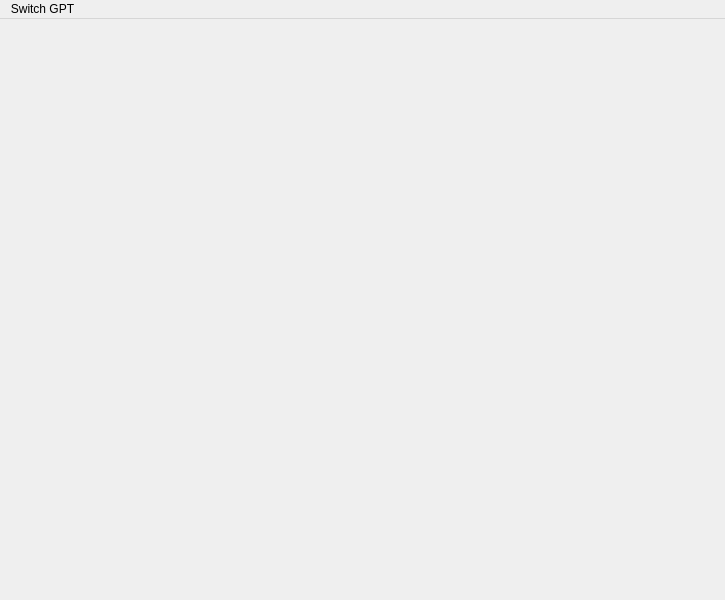
<?xml version="1.0" encoding="UTF-8"?>
<ui version="4.0">
 <class>MainWindow</class>
 <widget class="QMainWindow" name="MainWindow">
  <property name="geometry">
   <rect>
    <x>0</x>
    <y>0</y>
    <width>725</width>
    <height>600</height>
   </rect>
  </property>
  <property name="windowTitle">
   <string>ChatGPTs</string>
  </property>
  <widget class="QWidget" name="centralwidget"/>
  <widget class="QMenuBar" name="menubar">
   <property name="geometry">
    <rect>
     <x>0</x>
     <y>0</y>
     <width>725</width>
     <height>24</height>
    </rect>
   </property>
   <widget class="QMenu" name="menuSwitch_GPT">
    <property name="title">
     <string>Switch GPT</string>
    </property>
    <addaction name="actChatGPT"/>
    <addaction name="actYiyan"/>
    <addaction name="actTongyi"/>
    <addaction name="actDoubao"/>
   </widget>
   <addaction name="menuSwitch_GPT"/>
  </widget>
  <action name="actChatGPT">
   <property name="icon">
    <iconset resource="../resource.qrc">
     <normaloff>:/assets/ChatGPT.svg</normaloff>:/assets/ChatGPT.svg</iconset>
   </property>
   <property name="text">
    <string>ChatGPT</string>
   </property>
  </action>
  <action name="actYiyan">
   <property name="icon">
    <iconset resource="../resource.qrc">
     <normaloff>:/assets/yiyan.png</normaloff>:/assets/yiyan.png</iconset>
   </property>
   <property name="text">
    <string>文心一言</string>
   </property>
   <property name="iconText">
    <string>文心一言</string>
   </property>
  </action>
  <action name="actTongyi">
   <property name="icon">
    <iconset resource="../resource.qrc">
     <normaloff>:/assets/tongyi.png</normaloff>:/assets/tongyi.png</iconset>
   </property>
   <property name="text">
    <string>通义千问</string>
   </property>
  </action>
  <action name="actDoubao">
   <property name="icon">
    <iconset resource="../resource.qrc">
     <normaloff>:/assets/doubao.png</normaloff>:/assets/doubao.png</iconset>
   </property>
   <property name="text">
    <string>字节豆包</string>
   </property>
  </action>
 </widget>
 <resources>
  <include location="../resource.qrc"/>
 </resources>
 <connections/>
</ui>
